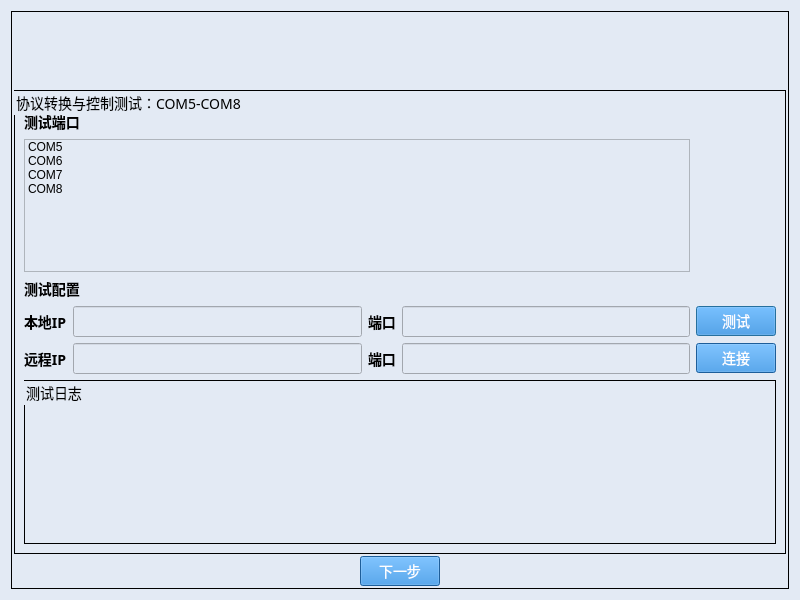
<?xml version="1.0" encoding="UTF-8"?>
<ui version="4.0">
 <class>Dialog</class>
 <widget class="QDialog" name="Dialog">
  <property name="geometry">
   <rect>
    <x>0</x>
    <y>0</y>
    <width>800</width>
    <height>600</height>
   </rect>
  </property>
  <property name="font">
   <font>
    <family>Microsoft YaHei</family>
    <pointsize>14</pointsize>
   </font>
  </property>
  <property name="windowTitle">
   <string>Dialog</string>
  </property>
  <property name="styleSheet">
   <string notr="true">
QWidget{
background-color:#E3EAF4;
}
QLineEdit{
background-color:#E3EAF4;
}
QDialog{
background-color:#E3EAF4;
margin-top:10px;
}
QLabel{
font-size:14px;
font-family:Microsoft YaHei;
background-color:#E3EAF4;
}
QGroupBox{
font-size:14px;
font-family:Microsoft YaHei;
border:1px solid rgb(0, 0, 0);
background-color:#E3EAF4;
}
QPushButton{
background-color:#2884D8;
color: #FFFFFF;
font-size:14px;
font-family:Microsoft YaHei;
}
QTextBrowser{
border-width:0;
border-style:outset;
background-color:#E3EAF4;
}
QGraphicsView{
background-color:#E3EAF4;
border-width:0;
border-style:outset;
}</string>
  </property>
  <layout class="QGridLayout" name="gridLayout_2">
   <item row="0" column="0">
    <widget class="QGroupBox" name="groupBox">
     <property name="title">
      <string/>
     </property>
     <layout class="QGridLayout" name="gridLayout_5">
      <property name="leftMargin">
       <number>2</number>
      </property>
      <property name="topMargin">
       <number>2</number>
      </property>
      <property name="rightMargin">
       <number>2</number>
      </property>
      <property name="bottomMargin">
       <number>2</number>
      </property>
      <property name="spacing">
       <number>2</number>
      </property>
      <item row="0" column="0">
       <layout class="QVBoxLayout" name="verticalLayout">
        <item>
         <widget class="QTextBrowser" name="textBrowser_contents"/>
        </item>
        <item>
         <widget class="QGroupBox" name="groupBox_2">
          <property name="title">
           <string>协议转换与控制测试：COM5-COM8</string>
          </property>
          <layout class="QGridLayout" name="gridLayout_4">
           <property name="topMargin">
            <number>20</number>
           </property>
           <item row="0" column="0">
            <widget class="QLabel" name="testexecute_page3_label_3">
             <property name="font">
              <font>
               <family>Microsoft YaHei</family>
               <pointsize>-1</pointsize>
               <weight>75</weight>
               <bold>true</bold>
              </font>
             </property>
             <property name="text">
              <string>测试端口</string>
             </property>
            </widget>
           </item>
           <item row="1" column="0">
            <widget class="QListWidget" name="listWidget_com">
             <item>
              <property name="text">
               <string>COM5</string>
              </property>
             </item>
             <item>
              <property name="text">
               <string>COM6</string>
              </property>
             </item>
             <item>
              <property name="text">
               <string>COM7</string>
              </property>
             </item>
             <item>
              <property name="text">
               <string>COM8</string>
              </property>
             </item>
            </widget>
           </item>
           <item row="2" column="0">
            <widget class="QLabel" name="testexecute_page4_label_10">
             <property name="font">
              <font>
               <family>Microsoft YaHei</family>
               <pointsize>-1</pointsize>
               <weight>75</weight>
               <bold>true</bold>
              </font>
             </property>
             <property name="text">
              <string>测试配置</string>
             </property>
            </widget>
           </item>
           <item row="3" column="0">
            <layout class="QGridLayout" name="gridLayout_11">
             <item row="0" column="0">
              <widget class="QLabel" name="testexecute_page4_label_6">
               <property name="font">
                <font>
                 <family>Microsoft YaHei</family>
                 <pointsize>-1</pointsize>
                 <weight>75</weight>
                 <bold>true</bold>
                </font>
               </property>
               <property name="text">
                <string>本地IP</string>
               </property>
              </widget>
             </item>
             <item row="0" column="1">
              <widget class="QLineEdit" name="lineEdit_local_ip">
               <property name="font">
                <font>
                 <family>Microsoft YaHei</family>
                 <pointsize>12</pointsize>
                </font>
               </property>
              </widget>
             </item>
             <item row="0" column="2">
              <widget class="QLabel" name="testexecute_page4_label_7">
               <property name="font">
                <font>
                 <family>Microsoft YaHei</family>
                 <pointsize>-1</pointsize>
                 <weight>75</weight>
                 <bold>true</bold>
                </font>
               </property>
               <property name="text">
                <string>端口</string>
               </property>
              </widget>
             </item>
             <item row="0" column="3">
              <widget class="QLineEdit" name="lineEdit_local_port">
               <property name="font">
                <font>
                 <family>Microsoft YaHei</family>
                 <pointsize>12</pointsize>
                </font>
               </property>
              </widget>
             </item>
            </layout>
           </item>
           <item row="3" column="1">
            <widget class="QPushButton" name="pushButton_test">
             <property name="text">
              <string>测试</string>
             </property>
            </widget>
           </item>
           <item row="4" column="0">
            <layout class="QGridLayout" name="gridLayout_12">
             <item row="0" column="0">
              <widget class="QLabel" name="testexecute_page4_label_8">
               <property name="font">
                <font>
                 <family>Microsoft YaHei</family>
                 <pointsize>-1</pointsize>
                 <weight>75</weight>
                 <bold>true</bold>
                </font>
               </property>
               <property name="text">
                <string>远程IP</string>
               </property>
              </widget>
             </item>
             <item row="0" column="1">
              <widget class="QLineEdit" name="lineEdit_remote_ip">
               <property name="font">
                <font>
                 <family>Microsoft YaHei</family>
                 <pointsize>12</pointsize>
                </font>
               </property>
              </widget>
             </item>
             <item row="0" column="2">
              <widget class="QLabel" name="testexecute_page4_label_9">
               <property name="font">
                <font>
                 <family>Microsoft YaHei</family>
                 <pointsize>-1</pointsize>
                 <weight>75</weight>
                 <bold>true</bold>
                </font>
               </property>
               <property name="text">
                <string>端口</string>
               </property>
              </widget>
             </item>
             <item row="0" column="3">
              <widget class="QLineEdit" name="lineEdit_remote_port">
               <property name="font">
                <font>
                 <family>Microsoft YaHei</family>
                 <pointsize>12</pointsize>
                </font>
               </property>
              </widget>
             </item>
            </layout>
           </item>
           <item row="4" column="1">
            <widget class="QPushButton" name="pushButton_remote_link">
             <property name="text">
              <string>连接</string>
             </property>
            </widget>
           </item>
           <item row="5" column="0" colspan="2">
            <widget class="QGroupBox" name="groupBox_3">
             <property name="title">
              <string>测试日志</string>
             </property>
             <layout class="QGridLayout" name="gridLayout_3">
              <property name="topMargin">
               <number>20</number>
              </property>
              <item row="0" column="0">
               <widget class="QTextBrowser" name="textBrowser_log"/>
              </item>
             </layout>
            </widget>
           </item>
          </layout>
         </widget>
        </item>
        <item>
         <layout class="QGridLayout" name="gridLayout">
          <item row="0" column="1">
           <widget class="QPushButton" name="pushButton_next">
            <property name="text">
             <string>下一步</string>
            </property>
           </widget>
          </item>
          <item row="0" column="2">
           <spacer name="horizontalSpacer_2">
            <property name="orientation">
             <enum>Qt::Horizontal</enum>
            </property>
            <property name="sizeHint" stdset="0">
             <size>
              <width>40</width>
              <height>20</height>
             </size>
            </property>
           </spacer>
          </item>
          <item row="0" column="0">
           <spacer name="horizontalSpacer">
            <property name="orientation">
             <enum>Qt::Horizontal</enum>
            </property>
            <property name="sizeHint" stdset="0">
             <size>
              <width>40</width>
              <height>20</height>
             </size>
            </property>
           </spacer>
          </item>
         </layout>
        </item>
       </layout>
      </item>
     </layout>
    </widget>
   </item>
  </layout>
 </widget>
 <resources>
  <include location="../iconQrc.qrc"/>
 </resources>
 <connections/>
</ui>
